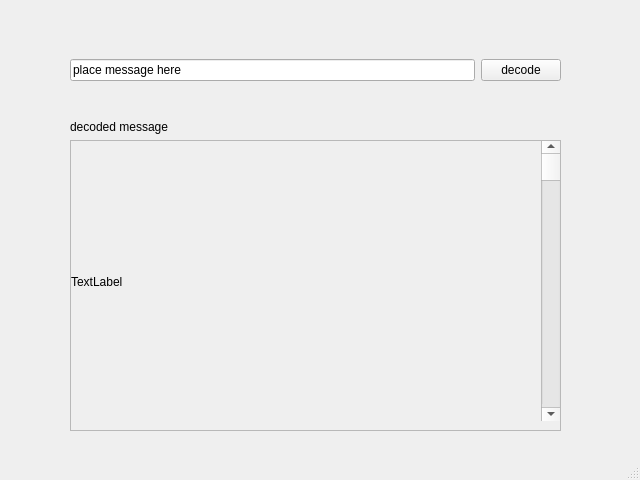
<?xml version="1.0" encoding="UTF-8"?>
<ui version="4.0">
 <class>MainWindow</class>
 <widget class="QMainWindow" name="MainWindow">
  <property name="geometry">
   <rect>
    <x>0</x>
    <y>0</y>
    <width>640</width>
    <height>480</height>
   </rect>
  </property>
  <property name="windowTitle">
   <string>MainWindow</string>
  </property>
  <widget class="QWidget" name="centralwidget">
   <widget class="QWidget" name="horizontalLayoutWidget">
    <property name="geometry">
     <rect>
      <x>70</x>
      <y>30</y>
      <width>491</width>
      <height>80</height>
     </rect>
    </property>
    <layout class="QHBoxLayout" name="horizontalLayout">
     <item>
      <widget class="QLineEdit" name="lineEdit">
       <property name="text">
        <string>place message here</string>
       </property>
      </widget>
     </item>
     <item>
      <widget class="QPushButton" name="pushButton">
       <property name="text">
        <string>decode</string>
       </property>
      </widget>
     </item>
    </layout>
   </widget>
   <widget class="QWidget" name="verticalLayoutWidget">
    <property name="geometry">
     <rect>
      <x>70</x>
      <y>120</y>
      <width>491</width>
      <height>311</height>
     </rect>
    </property>
    <layout class="QVBoxLayout" name="verticalLayout">
     <item>
      <widget class="QLabel" name="label">
       <property name="text">
        <string>decoded message</string>
       </property>
      </widget>
     </item>
     <item>
      <widget class="QScrollArea" name="scrollArea">
       <property name="widgetResizable">
        <bool>true</bool>
       </property>
       <widget class="QWidget" name="scrollAreaWidgetContents">
        <property name="geometry">
         <rect>
          <x>0</x>
          <y>0</y>
          <width>483</width>
          <height>281</height>
         </rect>
        </property>
        <widget class="QScrollBar" name="verticalScrollBar">
         <property name="geometry">
          <rect>
           <x>470</x>
           <y>-1</y>
           <width>20</width>
           <height>281</height>
          </rect>
         </property>
         <property name="orientation">
          <enum>Qt::Vertical</enum>
         </property>
        </widget>
        <widget class="QLabel" name="label_2">
         <property name="geometry">
          <rect>
           <x>0</x>
           <y>0</y>
           <width>481</width>
           <height>281</height>
          </rect>
         </property>
         <property name="text">
          <string>TextLabel</string>
         </property>
        </widget>
       </widget>
      </widget>
     </item>
    </layout>
   </widget>
  </widget>
  <widget class="QMenuBar" name="menubar">
   <property name="geometry">
    <rect>
     <x>0</x>
     <y>0</y>
     <width>640</width>
     <height>25</height>
    </rect>
   </property>
  </widget>
  <widget class="QStatusBar" name="statusbar"/>
 </widget>
 <resources/>
 <connections/>
</ui>
